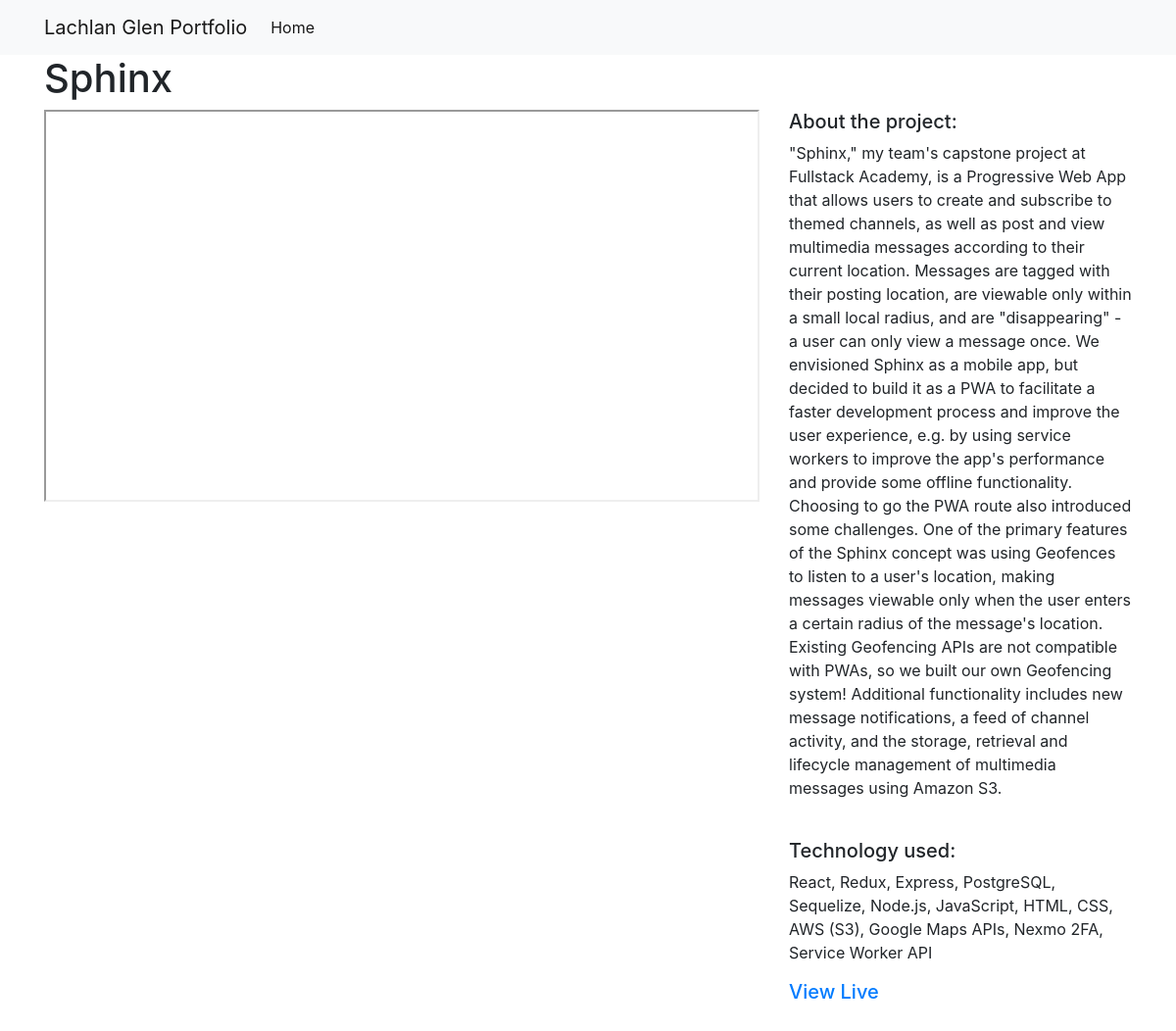
Page /4/ on the committed database.
### projects/models.py (models this page shows, shortened)
class Project(models.Model):
    title = models.CharField(max_length=100)
    shortDescription = models.TextField()
    longDescription = models.TextField()
    technology = models.TextField()
    image = models.FilePathField(path='/img')
    videoURL = models.TextField()
    projectLink = models.TextField()

### projects/views.py (the view)
# urls.py: path('<int:pk>/', views.project_detail, name='project_detail')
def project_detail(request, pk):
    project = Project.objects.get(pk=pk)
    context = {
        'project': project
    }
    return render(request, 'project_detail.html', context)

### projects/templates/project_detail.html
{% extends "base.html" %}
{% load static %}
{% block page_content %}
<h1>{{ project.title }}</h1>
<div style='padding-bottom: 20px' class="row">
  <div class="col-md-8">
    {% if project.videoURL != '' %}
    <iframe width="100%" height="400" src="{{ project.videoURL }}" allowfullscreen="allowfullscreen">
    </iframe>
    {% else %}
    <img src="{% static project.image %}" alt="" width="100%">
    {% endif %}
  </div>
  <div class="col-md-4">
    <h5>About the project:</h5>
    <p>{{ project.longDescription }}</p>
    <br>
    <h5>Technology used:</h5>
    <p>{{ project.technology }}</p>
    {% if project.projectLink != '' %}
    <h5><a href="{{ project.projectLink }}" target='_blank'>View Live</a></h5>
    {% else %}
    <h6><i>This project is not currently deployed.</i></h6>
    {% endif %}
  </div>
</div>
{% endblock %}

### rows in the picture
Project: title "Sphinx", longDescription "\"Sphinx,\" my team's capstone project at Fullstack Academy, is a Progressive Web App that allows users to create and subscribe to themed channels, as well as post and view multimedia messages according to their current location. Messages are tagged with their posting location, are viewable only within a small local radius, and are \"disappearing\" - a user can only view a message once. We envisioned Sphinx as a mobile app, but decided to build it as a PWA to facilitate a faster development process and improve the user experience, e.g. by using service workers to improve the app's performance and provide some offline functionality. Choosing to go the PWA route also introduced some challenges.…", technology "React, Redux, Express, PostgreSQL, Sequelize, Node.js, JavaScript, HTML, CSS, AWS (S3), Google Maps APIs, Nexmo 2FA, Service Worker API"
